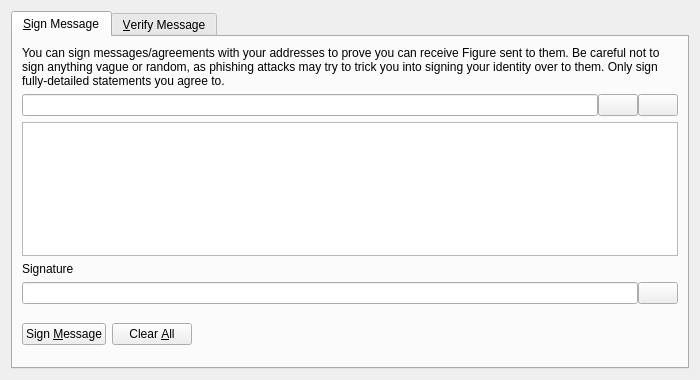
<?xml version="1.0" encoding="UTF-8"?>
<ui version="4.0">
 <class>SignVerifyMessageDialog</class>
 <widget class="QDialog" name="SignVerifyMessageDialog">
  <property name="geometry">
   <rect>
    <x>0</x>
    <y>0</y>
    <width>700</width>
    <height>380</height>
   </rect>
  </property>
  <property name="windowTitle">
   <string>Signatures - Sign / Verify a Message</string>
  </property>
  <property name="modal">
   <bool>true</bool>
  </property>
  <layout class="QVBoxLayout" name="verticalLayout">
   <item>
    <widget class="QTabWidget" name="tabWidget">
     <property name="currentIndex">
      <number>0</number>
     </property>
     <widget class="QWidget" name="tabSignMessage">
      <attribute name="title">
       <string>&amp;Sign Message</string>
      </attribute>
      <layout class="QVBoxLayout" name="verticalLayout_SM">
       <item>
        <widget class="QLabel" name="infoLabel_SM">
         <property name="text">
          <string>You can sign messages/agreements with your addresses to prove you can receive Figure sent to them. Be careful not to sign anything vague or random, as phishing attacks may try to trick you into signing your identity over to them. Only sign fully-detailed statements you agree to.</string>
         </property>
         <property name="textFormat">
          <enum>Qt::PlainText</enum>
         </property>
         <property name="wordWrap">
          <bool>true</bool>
         </property>
        </widget>
       </item>
       <item>
        <layout class="QHBoxLayout" name="horizontalLayout_1_SM">
         <property name="spacing">
          <number>0</number>
         </property>
         <item>
          <widget class="QValidatedLineEdit" name="addressIn_SM">
           <property name="toolTip">
            <string>The Figure address to sign the message with</string>
           </property>
          </widget>
         </item>
         <item>
          <widget class="QPushButton" name="addressBookButton_SM">
           <property name="toolTip">
            <string>Choose previously used address</string>
           </property>
           <property name="text">
            <string/>
           </property>
           <property name="shortcut">
            <string>Alt+A</string>
           </property>
           <property name="autoDefault">
            <bool>false</bool>
           </property>
          </widget>
         </item>
         <item>
          <widget class="QPushButton" name="pasteButton_SM">
           <property name="toolTip">
            <string>Paste address from clipboard</string>
           </property>
           <property name="text">
            <string/>
           </property>
           <property name="shortcut">
            <string>Alt+P</string>
           </property>
           <property name="autoDefault">
            <bool>false</bool>
           </property>
          </widget>
         </item>
        </layout>
       </item>
       <item>
        <widget class="QPlainTextEdit" name="messageIn_SM">
         <property name="toolTip">
          <string>Enter the message you want to sign here</string>
         </property>
        </widget>
       </item>
       <item>
        <widget class="QLabel" name="signatureLabel_SM">
         <property name="text">
          <string>Signature</string>
         </property>
         <property name="textFormat">
          <enum>Qt::PlainText</enum>
         </property>
        </widget>
       </item>
       <item>
        <layout class="QHBoxLayout" name="horizontalLayout_2_SM">
         <property name="spacing">
          <number>0</number>
         </property>
         <item>
          <widget class="QLineEdit" name="signatureOut_SM">
           <property name="font">
            <font>
             <italic>true</italic>
            </font>
           </property>
           <property name="readOnly">
            <bool>true</bool>
           </property>
          </widget>
         </item>
         <item>
          <widget class="QPushButton" name="copySignatureButton_SM">
           <property name="toolTip">
            <string>Copy the current signature to the system clipboard</string>
           </property>
           <property name="text">
            <string/>
           </property>
           <property name="autoDefault">
            <bool>false</bool>
           </property>
          </widget>
         </item>
        </layout>
       </item>
       <item>
        <layout class="QHBoxLayout" name="horizontalLayout_3_SM">
         <item>
          <widget class="QPushButton" name="signMessageButton_SM">
           <property name="toolTip">
            <string>Sign the message to prove you own this Figure address</string>
           </property>
           <property name="text">
            <string>Sign &amp;Message</string>
           </property>
           <property name="autoDefault">
            <bool>false</bool>
           </property>
          </widget>
         </item>
         <item>
          <widget class="QPushButton" name="clearButton_SM">
           <property name="toolTip">
            <string>Reset all sign message fields</string>
           </property>
           <property name="text">
            <string>Clear &amp;All</string>
           </property>
           <property name="autoDefault">
            <bool>false</bool>
           </property>
          </widget>
         </item>
         <item>
          <spacer name="horizontalSpacer_1_SM">
           <property name="orientation">
            <enum>Qt::Horizontal</enum>
           </property>
           <property name="sizeHint" stdset="0">
            <size>
             <width>40</width>
             <height>48</height>
            </size>
           </property>
          </spacer>
         </item>
         <item>
          <widget class="QLabel" name="statusLabel_SM">
           <property name="font">
            <font>
             <weight>75</weight>
             <bold>true</bold>
            </font>
           </property>
           <property name="text">
            <string/>
           </property>
           <property name="wordWrap">
            <bool>true</bool>
           </property>
          </widget>
         </item>
         <item>
          <spacer name="horizontalSpacer_2_SM">
           <property name="orientation">
            <enum>Qt::Horizontal</enum>
           </property>
           <property name="sizeHint" stdset="0">
            <size>
             <width>40</width>
             <height>48</height>
            </size>
           </property>
          </spacer>
         </item>
        </layout>
       </item>
      </layout>
     </widget>
     <widget class="QWidget" name="tabVerifyMessage">
      <attribute name="title">
       <string>&amp;Verify Message</string>
      </attribute>
      <layout class="QVBoxLayout" name="verticalLayout_VM">
       <item>
        <widget class="QLabel" name="infoLabel_VM">
         <property name="text">
          <string>Enter the receiver's address, message (ensure you copy line breaks, spaces, tabs, etc. exactly) and signature below to verify the message. Be careful not to read more into the signature than what is in the signed message itself, to avoid being tricked by a man-in-the-middle attack. Note that this only proves the signing party receives with the address, it cannot prove sendership of any transaction!</string>
         </property>
         <property name="textFormat">
          <enum>Qt::PlainText</enum>
         </property>
         <property name="alignment">
          <set>Qt::AlignLeading|Qt::AlignLeft|Qt::AlignTop</set>
         </property>
         <property name="wordWrap">
          <bool>true</bool>
         </property>
        </widget>
       </item>
       <item>
        <layout class="QHBoxLayout" name="horizontalLayout_1_VM">
         <property name="spacing">
          <number>0</number>
         </property>
         <item>
          <widget class="QValidatedLineEdit" name="addressIn_VM">
           <property name="toolTip">
            <string>The Figure address the message was signed with</string>
           </property>
          </widget>
         </item>
         <item>
          <widget class="QPushButton" name="addressBookButton_VM">
           <property name="toolTip">
            <string>Choose previously used address</string>
           </property>
           <property name="text">
            <string/>
           </property>
           <property name="shortcut">
            <string>Alt+A</string>
           </property>
           <property name="autoDefault">
            <bool>false</bool>
           </property>
          </widget>
         </item>
        </layout>
       </item>
       <item>
        <widget class="QPlainTextEdit" name="messageIn_VM"/>
       </item>
       <item>
        <widget class="QValidatedLineEdit" name="signatureIn_VM"/>
       </item>
       <item>
        <layout class="QHBoxLayout" name="horizontalLayout_2_VM">
         <item>
          <widget class="QPushButton" name="verifyMessageButton_VM">
           <property name="toolTip">
            <string>Verify the message to ensure it was signed with the specified Figure address</string>
           </property>
           <property name="text">
            <string>Verify &amp;Message</string>
           </property>
           <property name="autoDefault">
            <bool>false</bool>
           </property>
          </widget>
         </item>
         <item>
          <widget class="QPushButton" name="clearButton_VM">
           <property name="toolTip">
            <string>Reset all verify message fields</string>
           </property>
           <property name="text">
            <string>Clear &amp;All</string>
           </property>
           <property name="autoDefault">
            <bool>false</bool>
           </property>
          </widget>
         </item>
         <item>
          <spacer name="horizontalSpacer_1_VM">
           <property name="orientation">
            <enum>Qt::Horizontal</enum>
           </property>
           <property name="sizeHint" stdset="0">
            <size>
             <width>40</width>
             <height>48</height>
            </size>
           </property>
          </spacer>
         </item>
         <item>
          <widget class="QLabel" name="statusLabel_VM">
           <property name="font">
            <font>
             <weight>75</weight>
             <bold>true</bold>
            </font>
           </property>
           <property name="text">
            <string/>
           </property>
           <property name="wordWrap">
            <bool>true</bool>
           </property>
          </widget>
         </item>
         <item>
          <spacer name="horizontalSpacer_2_VM">
           <property name="orientation">
            <enum>Qt::Horizontal</enum>
           </property>
           <property name="sizeHint" stdset="0">
            <size>
             <width>40</width>
             <height>48</height>
            </size>
           </property>
          </spacer>
         </item>
        </layout>
       </item>
      </layout>
     </widget>
    </widget>
   </item>
  </layout>
 </widget>
 <customwidgets>
  <customwidget>
   <class>QValidatedLineEdit</class>
   <extends>QLineEdit</extends>
   <header>qvalidatedlineedit.h</header>
  </customwidget>
 </customwidgets>
 <resources>
  <include location="../figure.qrc"/>
 </resources>
 <connections/>
</ui>
